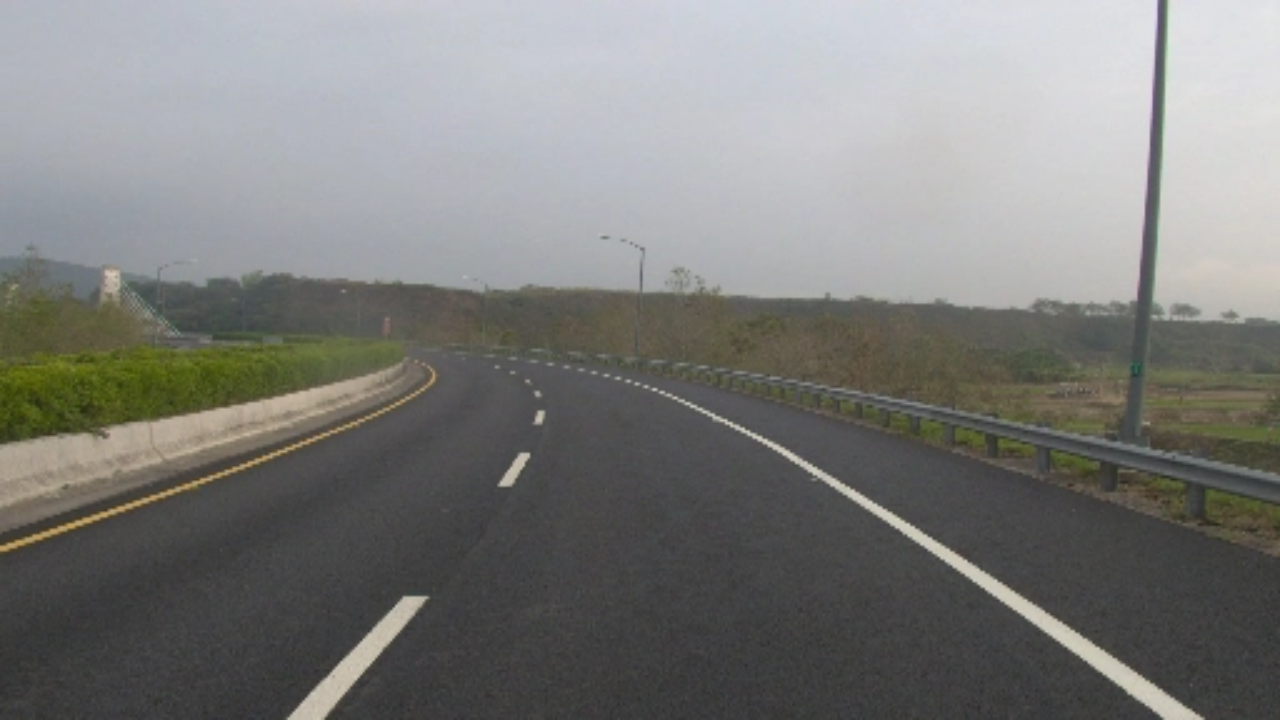
#> input picture test_images/15_171205073052_683_ob.png, 1280 x 720 px; its folder holds only this picture in this run
$ python perspective_utils.py   (older library calls are emulated)
#> lines starting #> are read from the running program, lines starting #| are printed output that depends on the picture; after the words box and inside, x2 and y2 are one past the last pixel; in counts of white or black regions, pixels touching at a corner belong together
### calibration_utils.py
import cv2
import numpy as np
import glob
import matplotlib.pyplot as plt
import os.path as path
import pickle


def lazy_calibration(func):
    """
    Decorator for calibration function to avoid re-computing calibration every time.
    """
    calibration_cache = 'camera_cal/calibration_data.pickle'

    def wrapper(*args, **kwargs):
        if path.exists(calibration_cache):
            print('Loading cached camera calibration...')
            with open(calibration_cache, 'rb') as dump_file:
#> (reads camera_cal/calibration_data.pickle from the repository)
                calibration = pickle.load(dump_file)
        else:
            print('Computing camera calibration...')
            calibration = func(*args, **kwargs)
            with open(calibration_cache, 'wb') as dump_file:
                pickle.dump(calibration, dump_file)
        print('Done.')
        return calibration

    return wrapper


# [47 lines left out: function calibrate_camera, not called in this run]


def undistort(frame, mtx, dist, verbose=False):
    """
    Undistort a frame given camera matrix and distortion coefficients.
    :param frame: input frame
    :param mtx: camera matrix
    :param dist: distortion coefficients
    :param verbose: if True, show frame before/after distortion correction
    :return: undistorted frame
    """
    frame_undistorted = cv2.undistort(frame, mtx, dist, newCameraMatrix=mtx)

    if verbose:
        fig, ax = plt.subplots(nrows=1, ncols=2)
        ax[0].imshow(cv2.cvtColor(frame, cv2.COLOR_BGR2RGB))
        ax[1].imshow(cv2.cvtColor(frame_undistorted, cv2.COLOR_BGR2RGB))
        plt.show()

    return frame_undistorted


# [10 lines that do not run on import are left out]

### binarization_utils.py
import cv2
import numpy as np
import glob
import matplotlib.pyplot as plt


# selected threshold to highlight yellow lines
yellow_HSV_th_min = np.array([0, 70, 70])
yellow_HSV_th_max = np.array([50, 255, 255])


def thresh_frame_in_HSV(frame, min_values, max_values, verbose=False):
    """
    Threshold a color frame in HSV space
    """
    HSV = cv2.cvtColor(frame, cv2.COLOR_BGR2HSV)

    min_th_ok = np.all(HSV > min_values, axis=2)
    max_th_ok = np.all(HSV < max_values, axis=2)

    out = np.logical_and(min_th_ok, max_th_ok)

    if verbose:
        plt.imshow(out, cmap='gray')
        plt.show()

    return out


def thresh_frame_sobel(frame, kernel_size):
    """
    Apply Sobel edge detection to an input frame, then threshold the result
    """
    gray = cv2.cvtColor(frame, cv2.COLOR_BGR2GRAY)

    sobel_x = cv2.Sobel(gray, cv2.CV_64F, 1, 0, ksize=kernel_size)
    sobel_y = cv2.Sobel(gray, cv2.CV_64F, 0, 1, ksize=kernel_size)

    sobel_mag = np.sqrt(sobel_x ** 2 + sobel_y ** 2)
    sobel_mag = np.uint8(sobel_mag / np.max(sobel_mag) * 255)

    _, sobel_mag = cv2.threshold(sobel_mag, 50, 1, cv2.THRESH_BINARY)

    return sobel_mag.astype(bool)


def get_binary_from_equalized_grayscale(frame):
    """
    Apply histogram equalization to an input frame, threshold it and return the (binary) result.
    """
    gray = cv2.cvtColor(frame, cv2.COLOR_BGR2GRAY)

    eq_global = cv2.equalizeHist(gray)

    _, th = cv2.threshold(eq_global, thresh=250, maxval=255, type=cv2.THRESH_BINARY)

    return th


def binarize(img, verbose=False):
    """
    Convert an input frame to a binary image which highlight as most as possible the lane-lines.
    :param img: input color frame
    :param verbose: if True, show intermediate results
    :return: binarized frame
    """
    h, w = img.shape[:2]

    binary = np.zeros(shape=(h, w), dtype=np.uint8)

    # highlight yellow lines by threshold in HSV color space
    HSV_yellow_mask = thresh_frame_in_HSV(img, yellow_HSV_th_min, yellow_HSV_th_max, verbose=False)
    binary = np.logical_or(binary, HSV_yellow_mask)

    # highlight white lines by thresholding the equalized frame
    eq_white_mask = get_binary_from_equalized_grayscale(img)
    binary = np.logical_or(binary, eq_white_mask)

    # get Sobel binary mask (thresholded gradients)
    sobel_mask = thresh_frame_sobel(img, kernel_size=9)
    binary = np.logical_or(binary, sobel_mask)

    # apply a light morphology to "fill the gaps" in the binary image
    kernel = np.ones((5, 5), np.uint8)
    closing = cv2.morphologyEx(binary.astype(np.uint8), cv2.MORPH_CLOSE, kernel)

    if verbose:
        f, ax = plt.subplots(2, 3)
        f.set_facecolor('white')
        ax[0, 0].imshow(cv2.cvtColor(img, cv2.COLOR_BGR2RGB))
        ax[0, 0].set_title('input_frame')
        ax[0, 0].set_axis_off()
        ax[0, 0].set_axis_bgcolor('red')
        ax[0, 1].imshow(eq_white_mask, cmap='gray')
        ax[0, 1].set_title('white mask')
        ax[0, 1].set_axis_off()

        ax[0, 2].imshow(HSV_yellow_mask, cmap='gray')
        ax[0, 2].set_title('yellow mask')
        ax[0, 2].set_axis_off()

        ax[1, 0].imshow(sobel_mask, cmap='gray')
        ax[1, 0].set_title('sobel mask')
        ax[1, 0].set_axis_off()

        ax[1, 1].imshow(binary, cmap='gray')
        ax[1, 1].set_title('before closure')
        ax[1, 1].set_axis_off()

        ax[1, 2].imshow(closing, cmap='gray')
        ax[1, 2].set_title('after closure')
        ax[1, 2].set_axis_off()
        plt.show()

    return closing


# [6 lines that do not run on import are left out]

### perspective_utils.py
import numpy as np
import cv2
import glob
import matplotlib.pyplot as plt
from calibration_utils import calibrate_camera, undistort
from binarization_utils import binarize


def birdeye(img, verbose=False):
    """
    Apply perspective transform to input frame to get the bird's eye view.
    :param img: input color frame
    :param verbose: if True, show the transformation result
    :return: warped image, and both forward and backward transformation matrices
    """
    h, w = img.shape[:2]
    src = np.float32([[w, h-10],    # br
                      [0, h-10],    # bl
                      [450, 400],   # tl
                      [900, 400]])  # tr
    dst = np.float32([[w, h],       # br
                      [0, h],       # bl
                      [0, 0],       # tl
                      [w, 0]])      # tr

    M = cv2.getPerspectiveTransform(src, dst)
    Minv = cv2.getPerspectiveTransform(dst, src)

    warped = cv2.warpPerspective(img, M, (w, h), flags=cv2.INTER_LINEAR)

    if verbose:
        f, axarray = plt.subplots(1, 2)
        f.set_facecolor('white')
        axarray[0].set_title('Before perspective transform')
        axarray[0].imshow(img, cmap='gray')
        for point in src:
            x, y = point
            axarray[0].plot(x, y, '.')
        axarray[1].set_title('After perspective transform')
        axarray[1].imshow(warped, cmap='gray')
        for point in dst:
            x, y = point
            axarray[1].plot(x, y, '.')
        for axis in axarray:
            axis.set_axis_off()
        plt.show()

    return warped, M, Minv


if __name__ == '__main__':

    ret, mtx, dist, rvecs, tvecs = calibrate_camera(calib_images_dir='camera_cal')

    # show result on test images
    for test_img in glob.glob('test_images/*'):

        img = cv2.imread(test_img)
#> img is the input picture: shape (720, 1280, 3); mean B, G, R 122.9, 125.3, 124.9
        img = cv2.resize(img, (1280, 720))
        img_undistorted = undistort(img, mtx, dist, verbose=False)
        #img_undistorted = img
        img_binary = binarize(img_undistorted, verbose=False)
#> in thresh_frame_in_HSV, `HSV = cv2.cvtColor(frame, cv2.COLOR_BGR2HSV)`: HSV: shape (720, 1280, 3); mean H, S, V 69.6, 19.2, 127.9
#> in thresh_frame_in_HSV, `min_th_ok = np.all(HSV > min_values, axis=2)`:
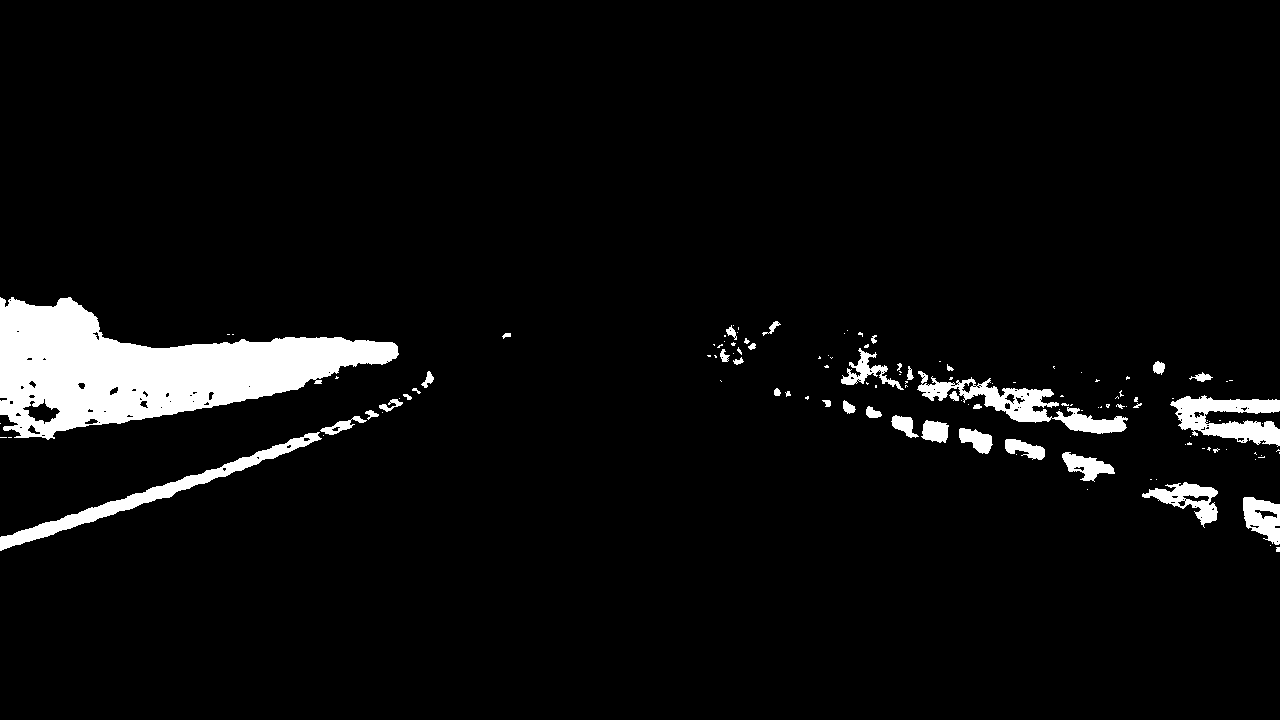
#> min_th_ok: shape (720, 1280) bool; 5.1% white; 125 white regions (85 under 20 px), largest, box (x1, y1, x2, y2) and area: (0, 297, 399, 440) 27923, (0, 432, 322, 551) 3885, (917, 371, 1128, 434) 3484
#> in thresh_frame_in_HSV, `max_th_ok = np.all(HSV < max_values, axis=2)`: max_th_ok: shape (720, 1280) bool; 45.9% white; 699 white regions (564 under 20 px), largest, box (x1, y1, x2, y2) and area: (0, 92, 1280, 720) 369863, (1160, 33, 1280, 476) 34888, (499, 468, 549, 564) 1306
#> in get_binary_from_equalized_grayscale, `eq_global = cv2.equalizeHist(gray)`:
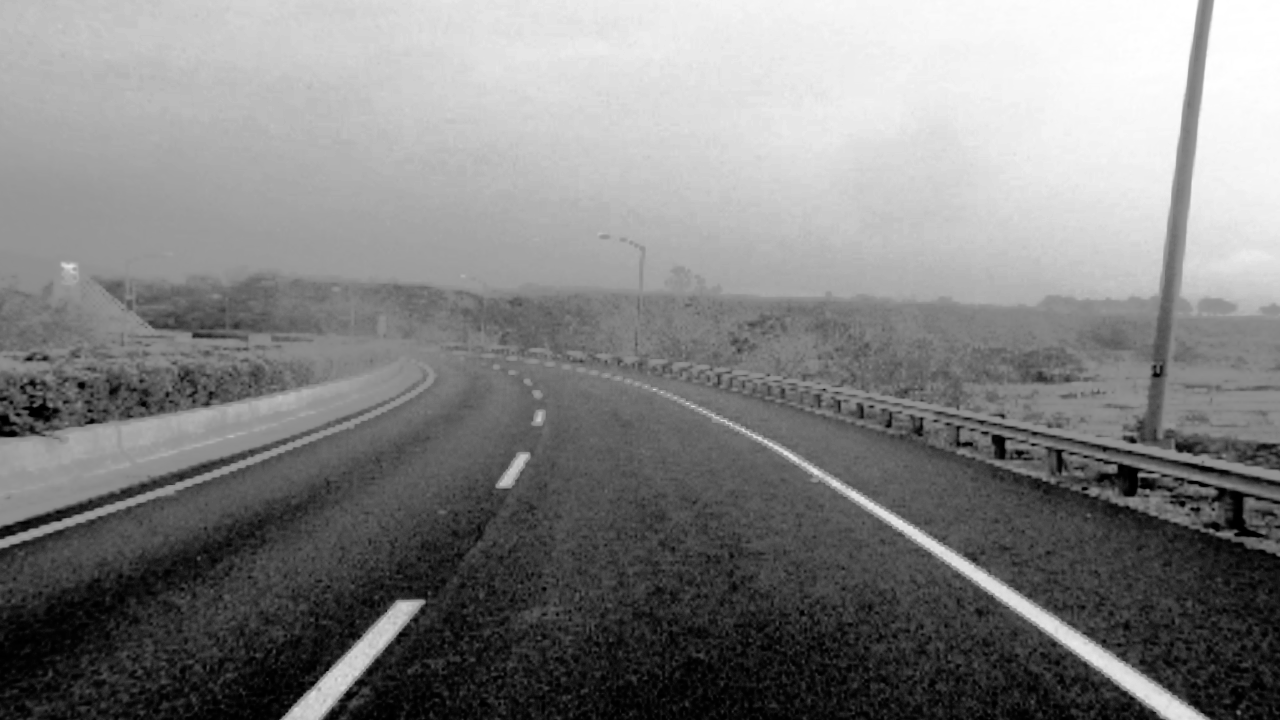
#> eq_global: shape (720, 1280); min 0, max 255, mean 128.8
#> in get_binary_from_equalized_grayscale, `_, th = cv2.threshold(eq_global, thresh=250, maxval=255, type=cv2.THRE..`: th: shape (720, 1280); 2% white; 19 white regions (15 under 20 px), largest, box (x1, y1, x2, y2) and area: (985, 0, 1197, 95) 10883, (1204, 0, 1280, 113) 7381, (1234, 108, 1241, 115) 36, (1047, 26, 1056, 34) 28
#> in binarize, `binary = np.logical_or(binary, eq_white_mask)`: binary: shape (720, 1280) bool; 7% white; 143 white regions (100 under 20 px), largest, box (x1, y1, x2, y2) and area: (0, 297, 399, 440) 27923, (985, 0, 1197, 95) 10883, (1204, 0, 1280, 113) 7381
#> in thresh_frame_sobel, `sobel_y = cv2.Sobel(gray, cv2.CV_64F, 0, 1, ksize=kernel_size)`:
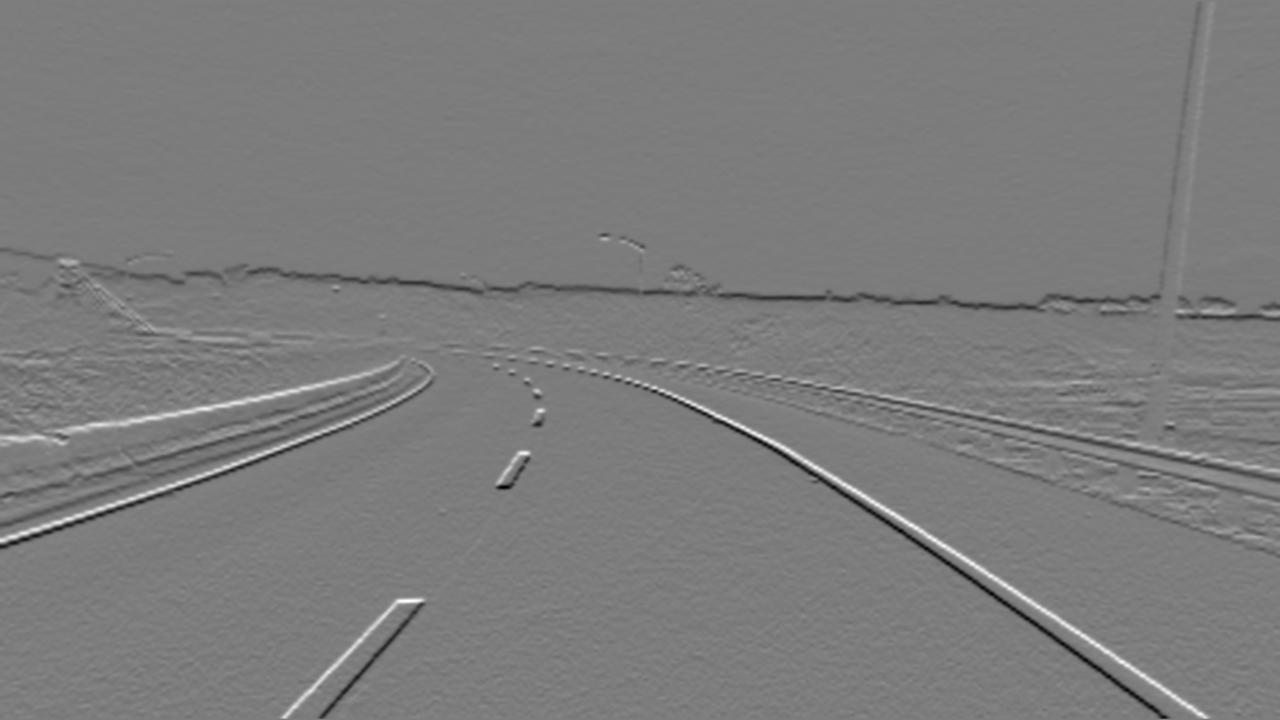
#> sobel_y: shape (720, 1280) float64; min -867210, max 897467, mean -6245; drawn with min black and max white
#> in thresh_frame_sobel, `_, sobel_mag = cv2.threshold(sobel_mag, 50, 1, cv2.THRESH_BINARY)`: sobel_mag: shape (720, 1280); values 0 (black) and 1 (white), 4.4% white; 266 white regions (161 under 20 px), largest, box (x1, y1, x2, y2) and area: (633, 380, 1211, 720) 8013, (486, 0, 1204, 312) 6189, (0, 364, 436, 550) 4347
#> in binarize, `binary = np.logical_or(binary, sobel_mask)`: binary: shape (720, 1280) bool; 10.9% white; 336 white regions (209 under 20 px), largest, box (x1, y1, x2, y2) and area: (0, 294, 399, 446) 29924, (486, 0, 1204, 312) 17034, (1173, 0, 1280, 322) 10301
#> in binarize, `closing = cv2.morphologyEx(binary.astype(np.uint8), cv2.MORPH_CLOSE, k..`: closing: shape (720, 1280); values 0 (black) and 1 (white), 11.9% white; 140 white regions (73 under 20 px), largest, box (x1, y1, x2, y2) and area: (0, 294, 400, 446) 31184, (233, 0, 1280, 322) 30727, (752, 344, 1280, 482) 11625

        img_birdeye, M, Minv = birdeye(cv2.cvtColor(img_undistorted, cv2.COLOR_BGR2RGB), verbose=True)
#> in birdeye, `warped = cv2.warpPerspective(img, M, (w, h), flags=cv2.INTER_LINEAR)`:
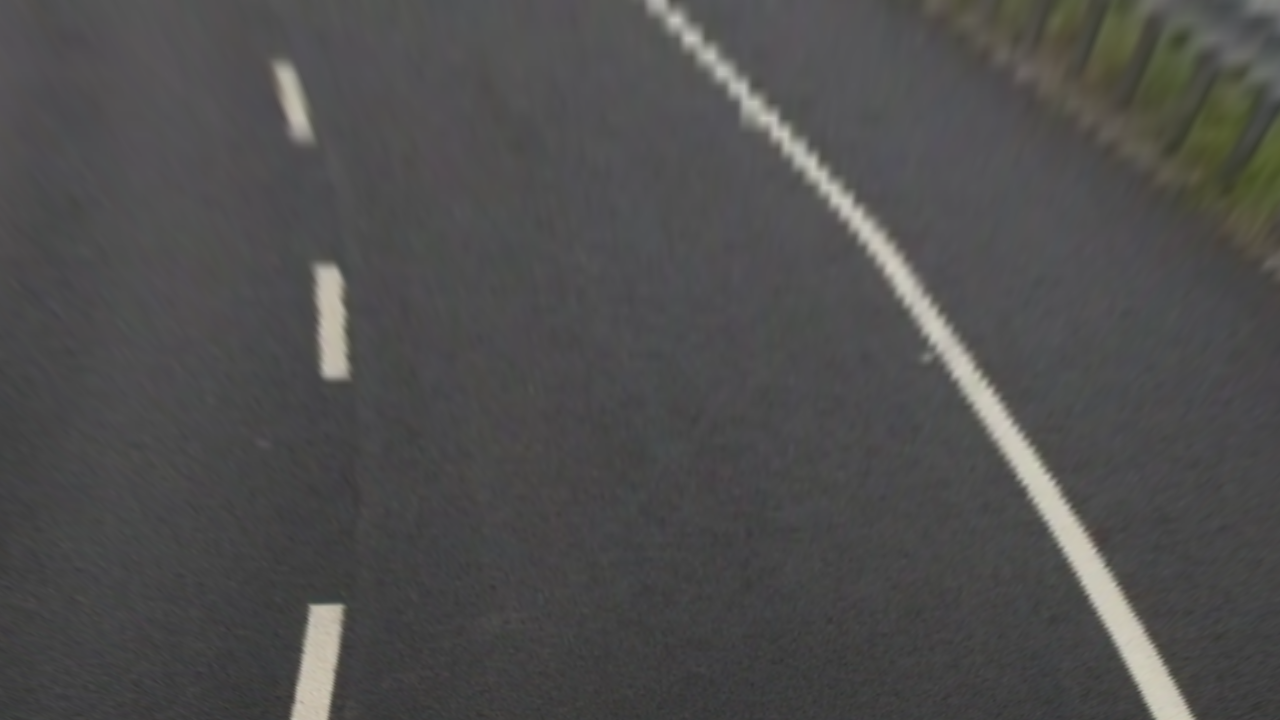
#> warped: shape (720, 1280, 3); mean R, G, B 78.5, 78, 77.4
#> in birdeye, `plt.show()`:
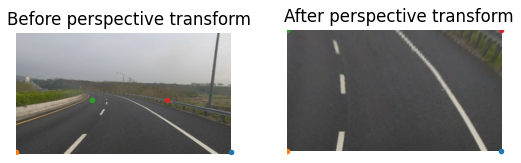
#> figure drawn by matplotlib, 2 panels
#> M = [[-2.06, -2.99, 2124.5], [3.55e-16, -4.79, 1915], [0, -0.00431, 1]]; Minv = [[0.352, -0.625, 450], [0, -0.209, 400], [0, -0.000901, 1]]
